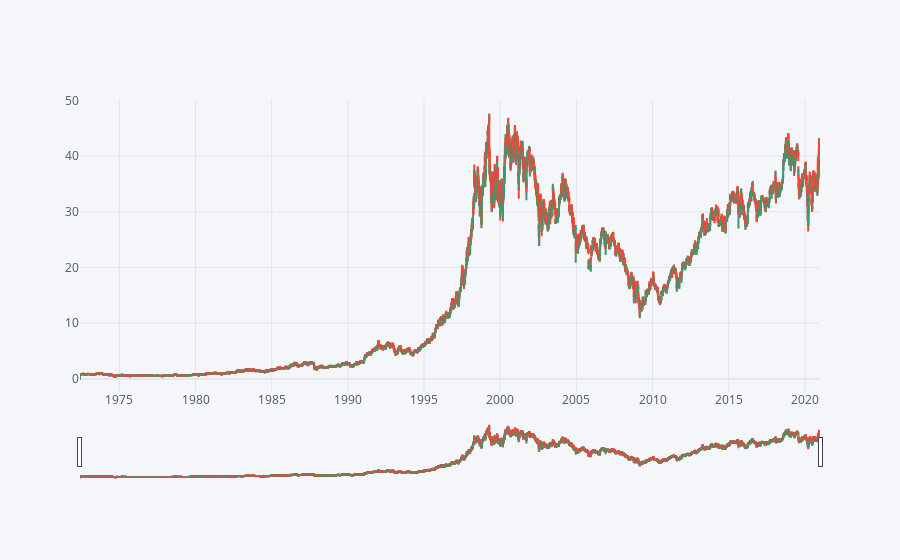

Here is the notebook cell this chart was saved with:
### Code cell
df.iplot(kind="candle",
          keys=["Open", "High", "Low", "Close"],
          rangeslider=True
)

### Figure 1 — Plotly figure (JSON) as saved in the notebook; plotly's stock layout.template omitted (floating-point values rounded to 4 significant figures; data arrays with more than 128 entries replaced by an {"elided": "..."} marker saying what was removed)
{"data": [{"close": {"elided": "12253 float values"}, "high": {"elided": "12253 float values"}, "low": {"elided": "12253 float values"}, "open": {"elided": "12253 float values"}, "showlegend": false, "type": "candlestick", "x": {"elided": "12253 str values"}, "yaxis": "y2"}], "layout": {"legend": {"bgcolor": "#F5F6F9", "font": {"color": "#4D5663"}}, "paper_bgcolor": "#F5F6F9", "plot_bgcolor": "#F5F6F9", "title": {"font": {"color": "#4D5663"}}, "xaxis": {"gridcolor": "#E1E5ED", "rangeslider": {"visible": true}, "showgrid": true, "tickfont": {"color": "#4D5663"}, "title": {"font": {"color": "#4D5663"}, "text": ""}, "zerolinecolor": "#E1E5ED"}, "yaxis": {"gridcolor": "#E1E5ED", "showgrid": true, "showticklabels": false, "tickfont": {"color": "#4D5663"}, "title": {"font": {"color": "#4D5663"}, "text": ""}, "zerolinecolor": "#E1E5ED"}, "yaxis2": {"gridcolor": "#E1E5ED", "showgrid": true, "tickfont": {"color": "#4D5663"}, "title": {"font": {"color": "#4D5663"}, "text": ""}, "zerolinecolor": "#E1E5ED"}}}
